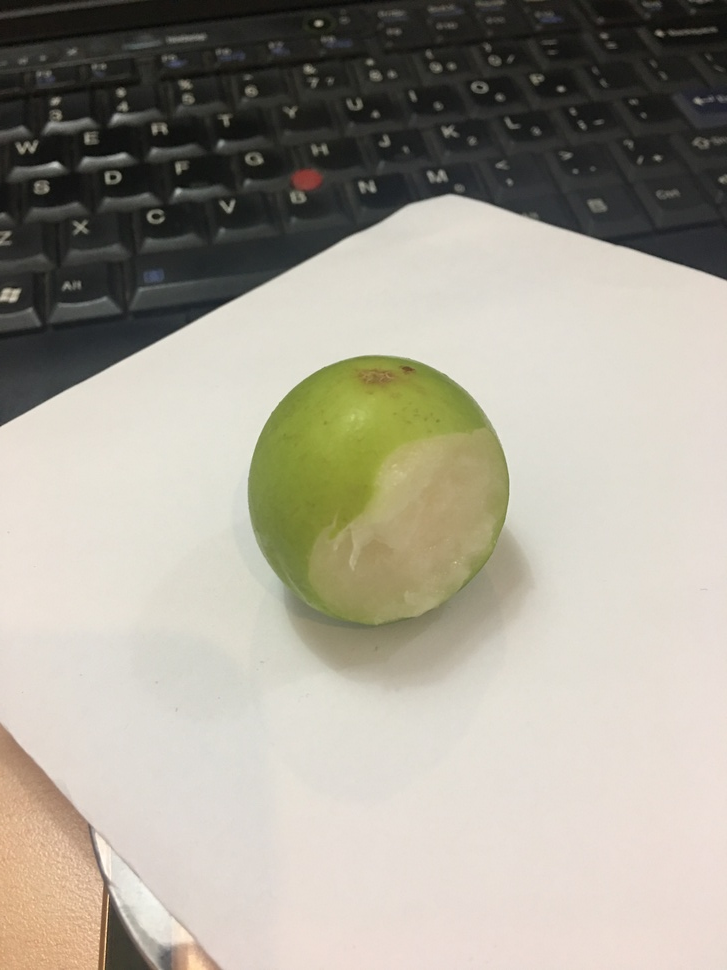
#> input picture server/img/IMG_4775.JPG, 727 x 970 px, shrunk from 3024 x 4032 before the run, found by its file name
$ jupyter execute remove_background.ipynb   (shell and % lines are left out)
#> lines starting #> are read from the running program, lines starting #| are printed output that depends on the picture; after the words box and inside, x2 and y2 are one past the last pixel; in counts of white or black regions, pixels touching at a corner belong together
#> further down, img is the input picture: shape (970, 727, 3); mean B, G, R 148, 160.5, 165.3
[cell 1]
from glob import glob

import os
import cv2
import matplotlib.pyplot as plt
import matplotlib
import numpy as np
from skimage.filters import threshold_otsu
from skimage.measure import regionprops, label
from sklearn.model_selection import train_test_split
matplotlib.rc('figure', figsize=(17, 12))

[cell 2]
def h_crop_roi(img, debug=False):
#> called with debug = True
    blur = cv2.GaussianBlur(img, (7, 7), 0)
    rgb = cv2.cvtColor(blur, cv2.COLOR_BGR2RGB)
    hsv = cv2.cvtColor(blur, cv2.COLOR_BGR2HSV)
#> hsv: shape (970, 727, 3); mean H, S, V 27.7, 30, 166
    gray_s = hsv[:, :, 1]
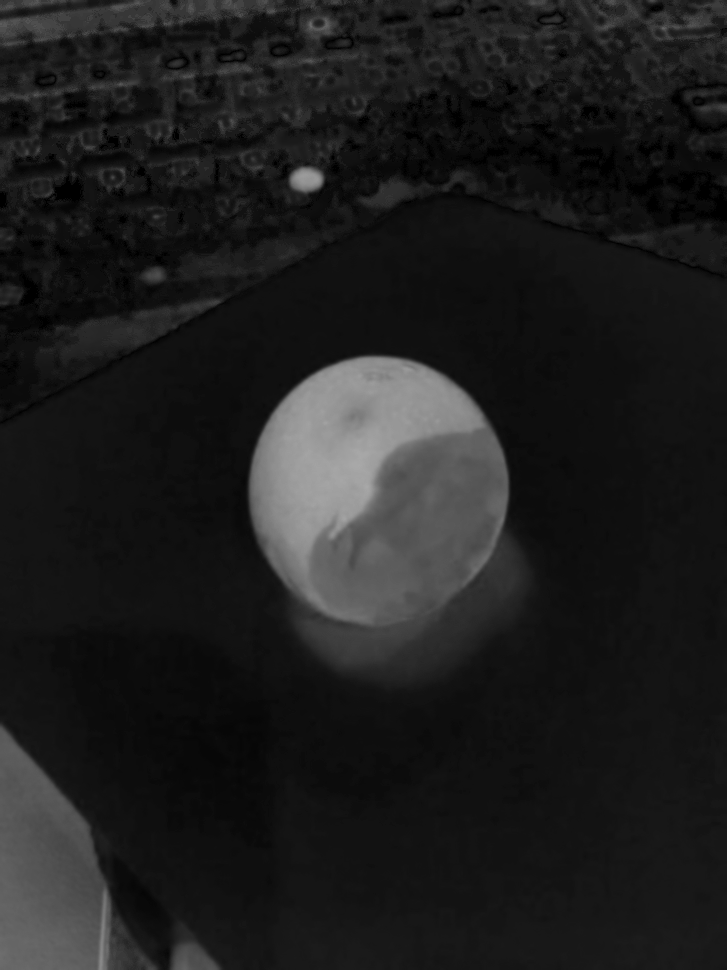
#> gray_s: shape (970, 727); min 0, max 169, mean 30

    thresh = threshold_otsu(gray_s)
#> thresh = 63
    # print(thresh)
    mask = gray_s > thresh
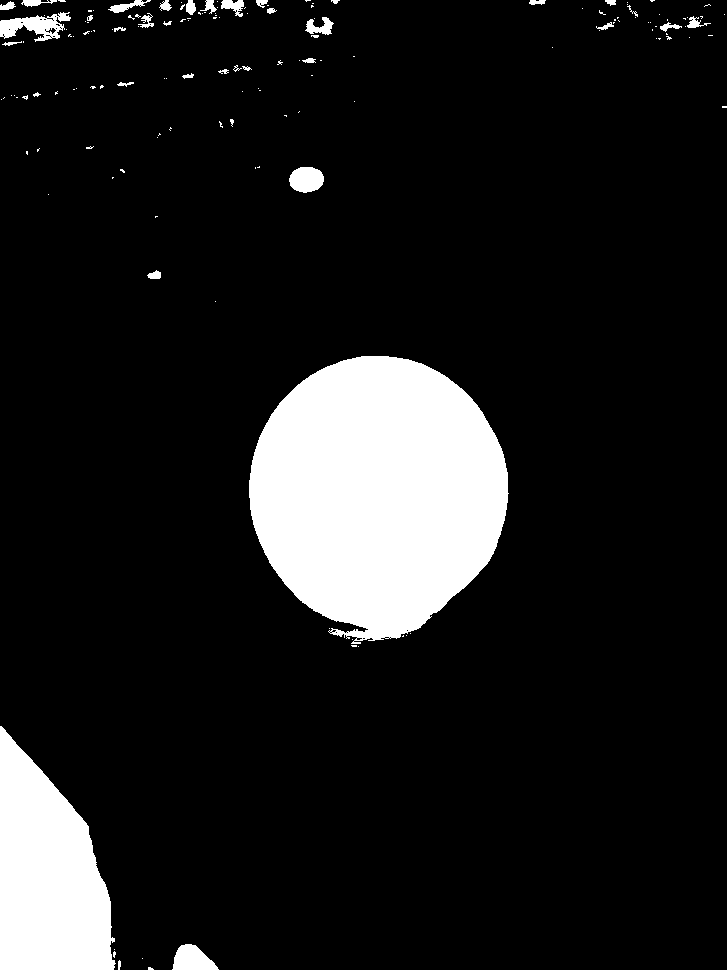
#> mask: shape (970, 727) bool; 11.5% white; 156 white regions (120 under 20 px), largest, box (x1, y1, x2, y2) and area: (249, 356, 509, 644) 55781, (0, 726, 116, 970) 19642, (0, 12, 71, 42) 1072

    kernel = np.ones((15, 15), np.uint8)
    closed = cv2.morphologyEx(mask.astype(np.uint8) * 255, cv2.MORPH_CLOSE, kernel)
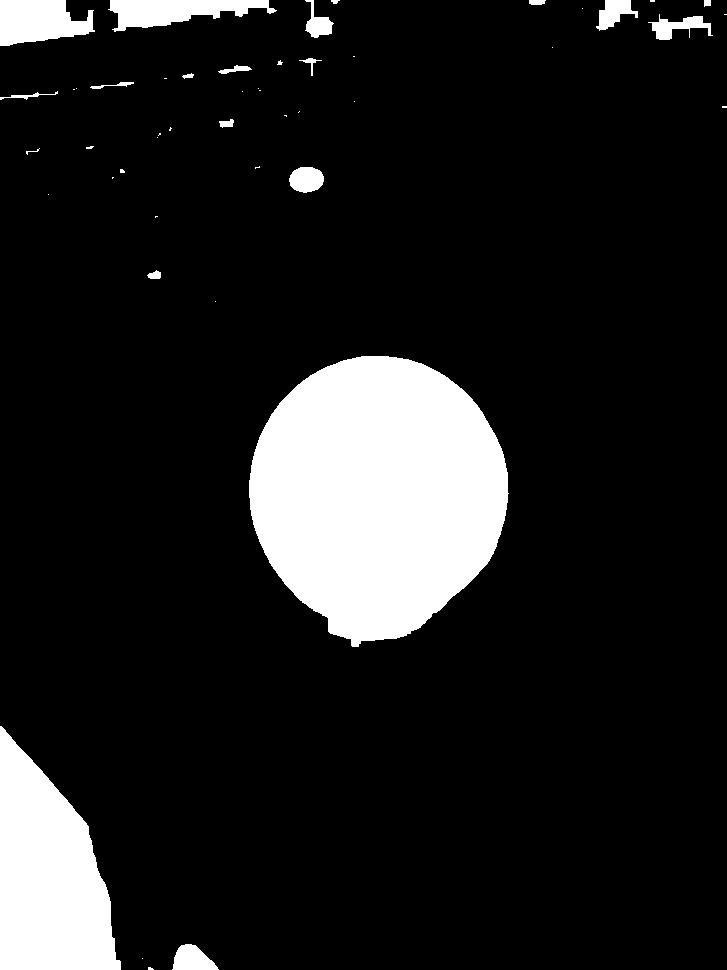
#> closed: shape (970, 727); 12.3% white; 48 white regions (28 under 20 px)
    print(closed)
#> (printed output is left out)
    if debug:
        f, axarr = plt.subplots(2, 2, sharex=True, sharey=True)
        axarr[0, 0].imshow(rgb)
        axarr[0, 1].imshow(gray_s)
        axarr[1, 0].imshow(mask)
        axarr[1, 1].imshow(closed)
        plt.show()
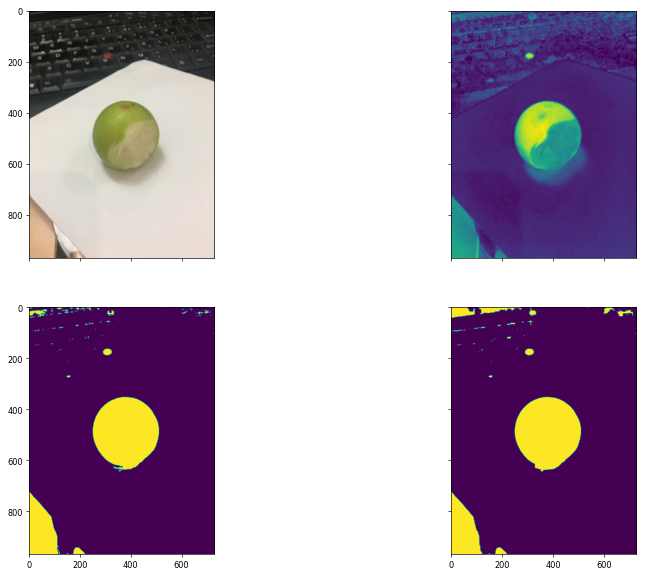
#> figure drawn by matplotlib, 4 panels

    labeled = label(closed)
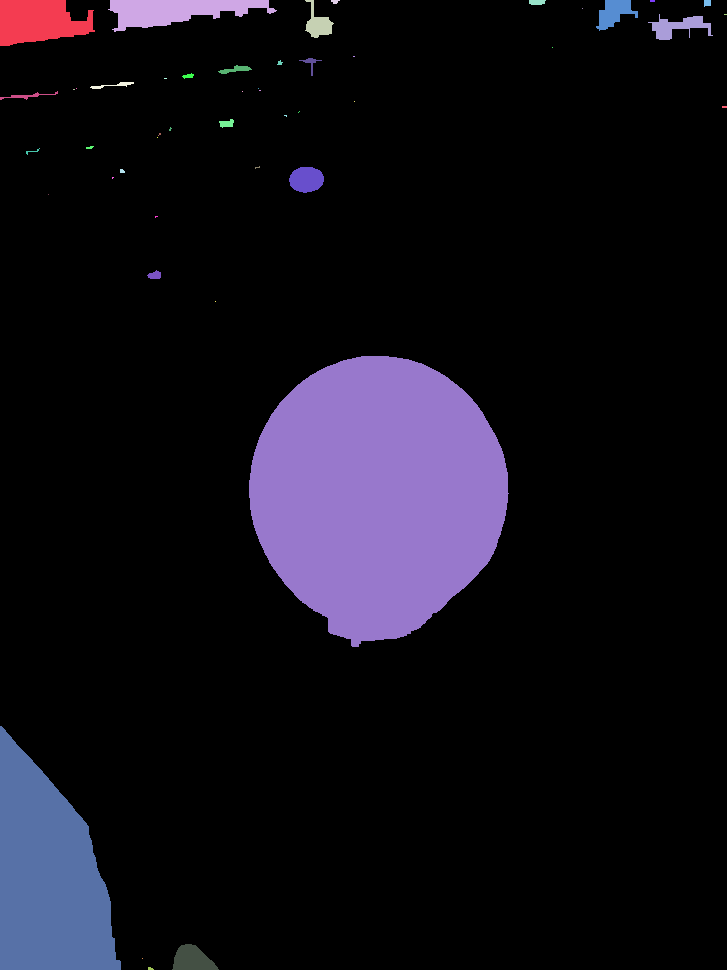
#> labeled: shape (970, 727) int64; 49 distinct labels, from 0 to 48; one colour per label, 0 black
    props = regionprops(labeled)
#> props = 48 regions; largest, box (x1, y1, x2, y2) and area: (249, 356, 509, 647) 56199, (0, 726, 121, 970) 19791, (0, 0, 95, 46) 3236, (108, 0, 277, 32) 3025, (172, 944, 219, 970) 826
    props = [p for p in props if not np.any(np.array(p.bbox) == 0)]
#> props = 38 regions; largest, box (x1, y1, x2, y2) and area: (249, 356, 509, 647) 56199, (172, 944, 219, 970) 826, (648, 14, 713, 40) 740, (289, 167, 324, 193) 714, (218, 65, 252, 74) 140
    # bbox = props[0].bbox

    max_r = 0
    max_idx = -1
    for count, prop in enumerate(props):
        count
        bb = prop.bbox
        h0, w0, h1, w1 = bb
        h = h1 - h0
        w = w1 - w0
        if h > w:
            r = 1.2 * 0.5 * h
        else:
            r = 1.2 * 0.5 * w
        if max_r < r:
            max_r = r
            max_idx = count
#> this loop made 38 passes
#> (h0, w0, h1, w1, h, w, r, max_r) on passes 1, 2, 35: (8, 582, 9, 583, 1, 1, 0.6, 0.6), (14, 648, 40, 713, 26, 65, 39, 39), (356, 249, 647, 509, 291, 260, 174.6, 174.6)
#> (h0, w0, h1, w1, h, w, r) on passes 3 to 8: (14, 724, 15, 727, 1, 3, 1.8), (47, 552, 48, 553, 1, 1, 0.6), (56, 353, 57, 355, 1, 2, 1.2), (58, 299, 76, 322, 18, 23, 13.8), (60, 277, 65, 283, 5, 6, 3.6), (65, 218, 74, 252, 9, 34, 20.4)
#> after the loop, max_idx = 34; max_r = 174.6

    bbox = props[max_idx].bbox
#> bbox = (356, 249, 647, 509)
    h0, w0, h1, w1 = bbox
#> h0 = 356; w0 = 249; h1 = 647; w1 = 509
    h = h1 - h0
#> h = 291
    w = w1 - w0
#> w = 260
    if h > w:
        r = 1.2 * 0.5 * h
#> r = 174.6
    else:
        r = 1.2 * 0.5 * w
    ch = (h0 + h1) * 0.5
#> ch = 501.5
    cw = (w0 + w1) * 0.5
#> cw = 379
    c = np.int32([ch, cw])
#> c = [501, 379]

    s = c - np.int32([r, r])
#> s = [327, 205]
    e = c + np.int32([r, r])
#> e = [675, 553]
    print(r)
#| 174.6
    print(c)
#| [501 379]
    print(s[0])
#| 327
    print(e[0])
#| 675
    print(s[1])
#| 205
    print(e[1])
#| 553
#     img[closed==0] = 255
    cropped = img[s[0]:e[0], s[1]:e[1]]
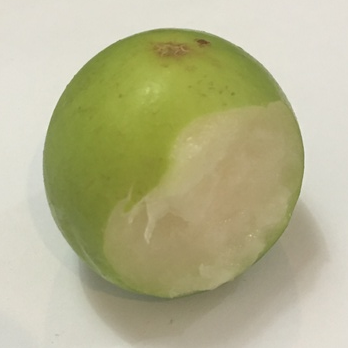
#> cropped: shape (348, 348, 3); mean B, G, R 142.1, 179.4, 181.3
    if debug:
        plt.imshow(cropped)
        plt.show()

    return cropped

[cell 3]
img_path = 'IMG_4775.JPG'
img = cv2.imread(img_path)
cropped = h_crop_roi(img, debug=True)
cv2.imwrite("ng1.jpg", cropped)
#> Out = True

$ run again, with server/img/IMG_4125.JPG copied over server/img/IMG_4775.JPG
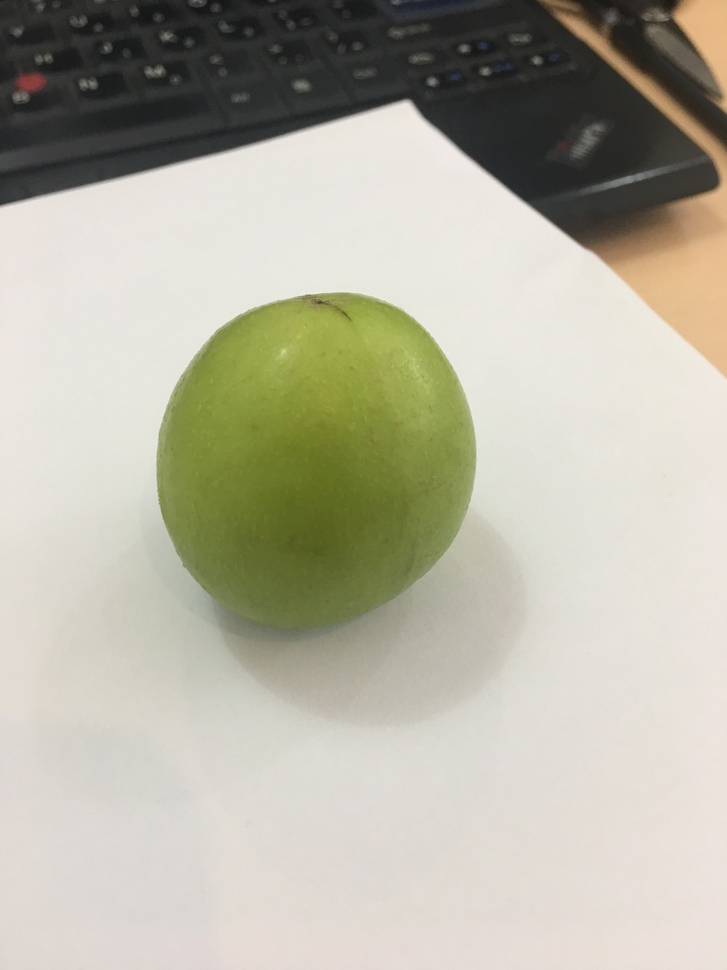
#> input picture server/img/IMG_4125.JPG, 727 x 970 px, shrunk from 3024 x 4032 before the run, found by its file name
#> img is the input picture: shape (970, 727, 3); mean B, G, R 162.9, 178.6, 181
#> hsv: shape (970, 727, 3); mean H, S, V 27.2, 32.2, 182.5
#> thresh = 72
#> mask: shape (970, 727) bool; 15.5% white; 14 white regions (7 under 20 px), largest, box (x1, y1, x2, y2) and area: (158, 294, 474, 629) 82843, (537, 0, 727, 375) 21639, (663, 0, 727, 116) 3833
#> closed: shape (970, 727); 15.6% white; 8 white regions (3 under 20 px)
#> (printed output is left out)
#> in h_crop_roi, `labeled = label(closed)`:
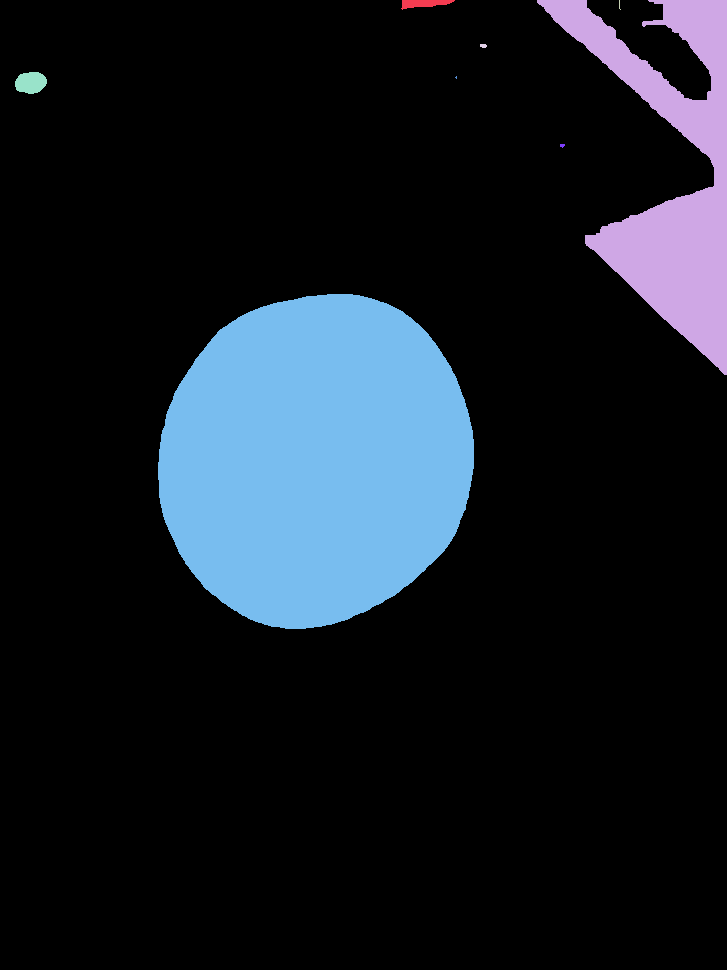
#> labeled: shape (970, 727) int64; 9 distinct labels, from 0 to 8; one colour per label, 0 black
#> in h_crop_roi, `props = regionprops(labeled)`: props = 8 regions; box (x1, y1, x2, y2) and area: (158, 294, 474, 629) 82843, (537, 0, 727, 375) 26386, (15, 72, 47, 94) 555, (401, 0, 455, 10) 332, (480, 44, 487, 48) 24, (560, 144, 565, 148) 15, (619, 0, 621, 10) 10, (455, 76, 457, 79) 4
#> in h_crop_roi, `props = [p for p in props if not np.any(np.array(p.bbox) == 0)]`: props = 5 regions; box (x1, y1, x2, y2) and area: (158, 294, 474, 629) 82843, (15, 72, 47, 94) 555, (480, 44, 487, 48) 24, (560, 144, 565, 148) 15, (455, 76, 457, 79) 4
#> the loop in h_crop_roi, `for count, prop in enumerate(props):` made 5 passes
#> (h0, w0, h1, w1, h, w, r, max_r) on passes 1, 2, 5: (44, 480, 48, 487, 4, 7, 4.2, 4.2), (72, 15, 94, 47, 22, 32, 19.2, 19.2), (294, 158, 629, 474, 335, 316, 201, 201)
#> after the loop in h_crop_roi, `for count, prop in enumerate(props):`: max_idx = 4; max_r = 201
#> bbox = (294, 158, 629, 474)
#> ch = 461.5
#> cw = 316
#> c = [461, 316]
#> s = [260, 115]
#> e = [662, 517]
#| 201.0
#| [461 316]
#| 260
#| 662
#| 115
#| 517
#> in h_crop_roi, `cropped = img[s[0]:e[0], s[1]:e[1]]`:
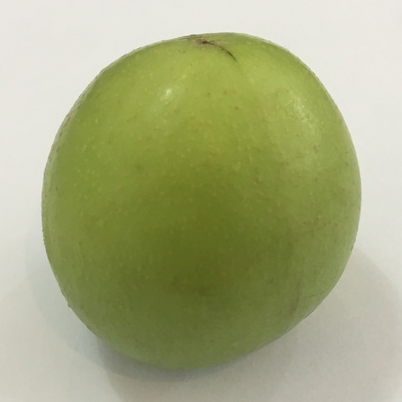
#> cropped: shape (402, 402, 3); mean B, G, R 126.6, 170.5, 165.2
#> Out = True
